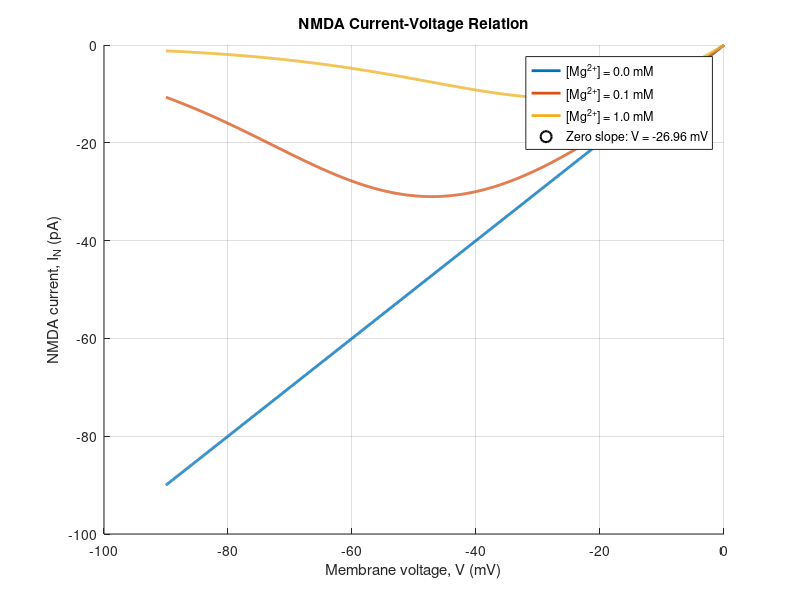

MATLAB code to generate this figure:
clear;
clc;
close all;

V0 = 16.13;           % mV
EN = 0;               % mV
gbar = 1;             % nS
Mg_values = [0 0.1 1]; % mM

V = linspace(-90, 0, 1000);   % mV

figure;
hold on;

for Mg = Mg_values

    B = 1 ./ (1 + (Mg/3.57).*exp(-V./V0));

    IN = gbar .* B .* (V - EN);   % pA

    plot(V, IN, 'LineWidth', 2, ...
        'DisplayName', sprintf('[Mg^{2+}] = %.1f mM', Mg));

end

Mg = 1;

Bfun = @(Vm) 1 ./ ...
    (1 + (Mg/3.57).*exp(-Vm./V0));

slopeFactor = @(Vm) ...
    1 + ((Vm - EN).*(1 - Bfun(Vm)))./V0;

Vstar = fzero(slopeFactor, [-90 0]);

Bstar = Bfun(Vstar);
Istar = gbar .* Bstar .* (Vstar - EN);

plot(Vstar, Istar, 'ko', ...
    'MarkerSize', 8, ...
    'LineWidth', 1.5, ...
    'DisplayName', sprintf('Zero slope: V = %.2f mV', Vstar));

xlabel('Membrane voltage, V (mV)');
ylabel('NMDA current, I_N (pA)');
title('NMDA Current-Voltage Relation');
legend('Location', 'best');
grid on;

fprintf('Zero-slope voltage for Mg = 1 mM: %.4f mV\n', Vstar);
